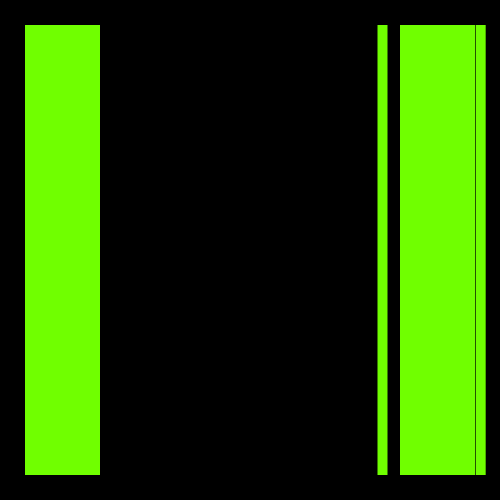
Frame 1 (no input)
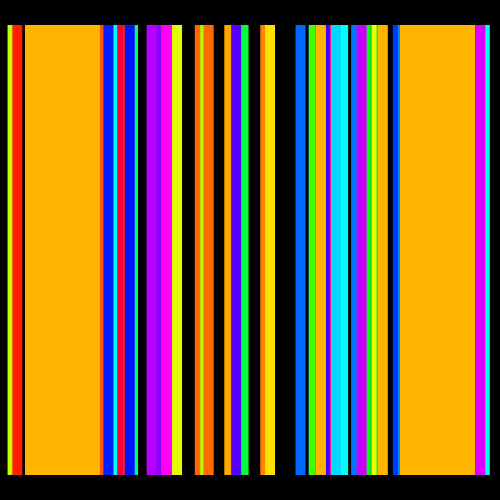
Frame 60 (the mouse pressed at the canvas centre just before this capture)
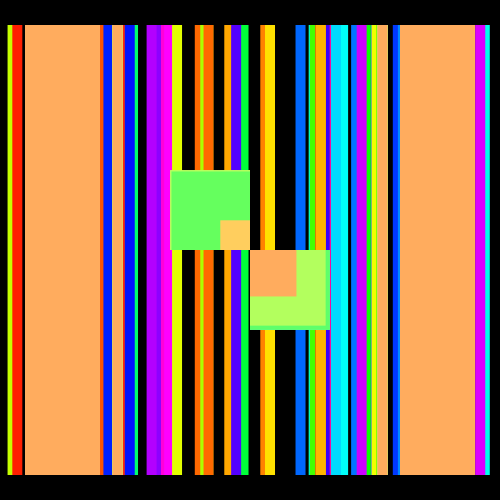
Frame 120 (the mouse held since frame 60 and released just before this capture)

The Processing sketch that drew these frames (run headless with seeded random() and noise(); from frame 60 on, the mouse is pressed at the canvas centre):

// Processing sketch: processing_178690
// ── processing_178690.pde

int counter;

void setup() {  //setup function called initially, only once
  size(500,500);
  background(0);  //set background black
  colorMode(HSB);   //set colors to Hue, Saturation, Brightness mode
  counter = 0;
}

void draw() {  //draw function loops 
  counter++;
  noStroke();
  fill(random(100),160,1000,700);
  
  if(mousePressed == false) { //add some interaction
    fill(random(255),300,623,1000);
    rect(25,25,75,450);
    rect(random(500),25,10,450);
    rect(400,25,75,450);
    rect(377.5,25,10,450);
  
  }
  else {
    rect(width/2, height/2, 80*sin(counter), 80*sin(counter));
    rect(25,25,75,450);
    rect(112.5,25,10,450);
    rect(377.5,25,10,450);
    rect(400,25,75,450);
  }
}
